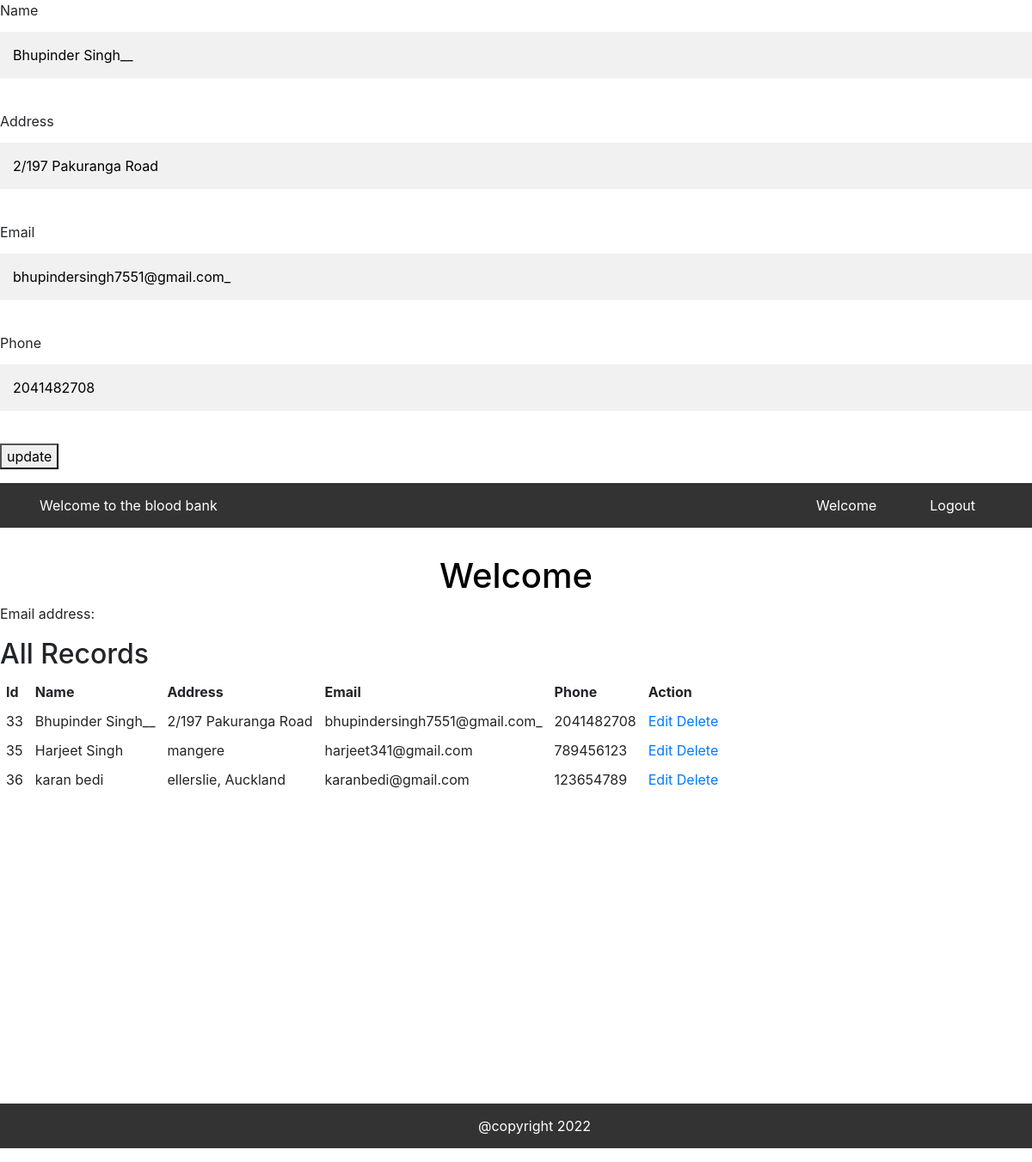
Screenshot of /welcome.php?edit=33 with the database file from the repository.
### tables this page shows
CREATE TABLE `user` (
  `id` int(255) NOT NULL,
  `name` varchar(255) NOT NULL,
  `email` varchar(255) NOT NULL,
  `address` varchar(255) NOT NULL,
  `phone` int(255) NOT NULL
);

### welcome.php (the view, shortened to what this page needs)
<?php
require 'file/connection.php';
if(isset($_GET['edit'])){
  $update = true;
  $edit_id = $_GET['edit'];
$sql = "SELECT * FROM user WHERE id = {$edit_id}";
$result = mysqli_query($conn, $sql) or die("Query Unsuccessful.");
if(mysqli_num_rows($result) > 0)  {
  while($row = mysqli_fetch_assoc($result)){
  ?>
<form  action="welcome.php" method="post">
  <div class="form-group">
      <label>Name</label>
      <input type="text" name="editname" value="<?php echo $row['name']; ?>"/>
  </div>
  <div class="form-group">
      <label>Address</label>
      <input type="text" name="editaddress" value="<?php echo $row['address']; ?>"/>
  </div>
  <div class="form-group">
      <label>Email</label>
      <input type="text" name="editemail" value="<?php echo $row['email']; ?>"/>
  </div>
  <div class="form-group">
      <label>Phone</label>
      <input type="text" name="editphone" value="<?php echo $row['phone']; ?>"/>
  </div>
  <?php if ($update == true){ ?>
	<button  type="submit" name="edit_sub_btn" >update</button>
  </form>
	<?php }
  }
}}
?>
<!DOCTYPE html>
<html lang="en">
<?php require 'Include/head.php'; ?>
<body>
<ul>
            <li >
                <a  href="./index.php">Welcome to the blood bank</a>
            </li>
            <div class="nav_login">
            <li>
                <a  href="reg.php">Welcome <?php echo $_SESSION['name']; ?> </a>
            </li>
            <li>
                <a href="file/logout.php">Logout</a>
            </li>
            </div>
      </ul>
    <h1>Welcome <?php echo $_SESSION['name']; ?> </h1>
    <p>Email address: <?php echo $_SESSION['email'];?></p>
<h2>All Records</h2>
    <?php
$sql = "select * from user";
      $result = mysqli_query($conn, $sql) or die("Query Unsuccessful.");
      if(mysqli_num_rows($result) > 0)  {
    ?>
    <table cellpadding="7px">
        <thead>
        <th>Id</th>
        <th>Name</th>
        <th>Address</th>
        <th>Email</th>
        <th>Phone</th>
        <th>Action</th>
        </thead>
        <tbody>
          <?php
            while($row = mysqli_fetch_assoc($result)){
          ?>
            <tr>
                <td><?php echo $row['id']; ?></td>
                <td><?php echo $row['name']; ?></td>
                <td><?php echo $row['address']; ?></td>
                <td><?php echo $row['email']; ?></td>
                <td><?php echo $row['phone']; ?></td>
                <td>
                    <a href='welcome.php?edit=<?php echo $row['id']; ?>'>Edit</a>
                    <a  href='welcome.php?del=<?php echo $row['id']; ?>'>Delete</a>
                </td>
            </tr>
          <?php } ?>
        </tbody>
    </table>
  <?php }else{
    echo "<h2>No Record Found</h2>";
  }?>
<?php require 'Include/footer.php'; ?>
</body>
</html>

### Include/style.css (style rules this page uses)
h1 { color:black; text-align: center; }
ul { list-style-type: none; margin: 0; padding: 0; overflow: hidden; background-color: #333; }
.nav_login { float: right; margin-right: 50px; }
li { float: left; margin-left: 30px; }
li a { display: block; color: white; text-align: center; padding: 14px 16px; text-decoration: none; }
* { box-sizing: border-box; }
input[type=text], input[type=password] { width: 100%; padding: 15px; margin: 5px 0 22px 0; display: inline-block; border: none; background: #f1f1f1; }
a { color: dodgerblue; }

### rows the page displays
user: editname "Bhupinder Singh__", editaddress "2/197 Pakuranga Road", editemail "bhupindersingh7551@gmail.com_", editphone "2041482708", id "33", name "Bhupinder Singh__", address "2/197 Pakuranga Road", email "bhupindersingh7551@gmail.com_", phone "2041482708"
user: id "35", name "Harjeet Singh", address "mangere", email "harjeet341@gmail.com", phone "789456123"
user: id "36", name "karan bedi", address "ellerslie, Auckland", email "karanbedi@gmail.com", phone "123654789"
